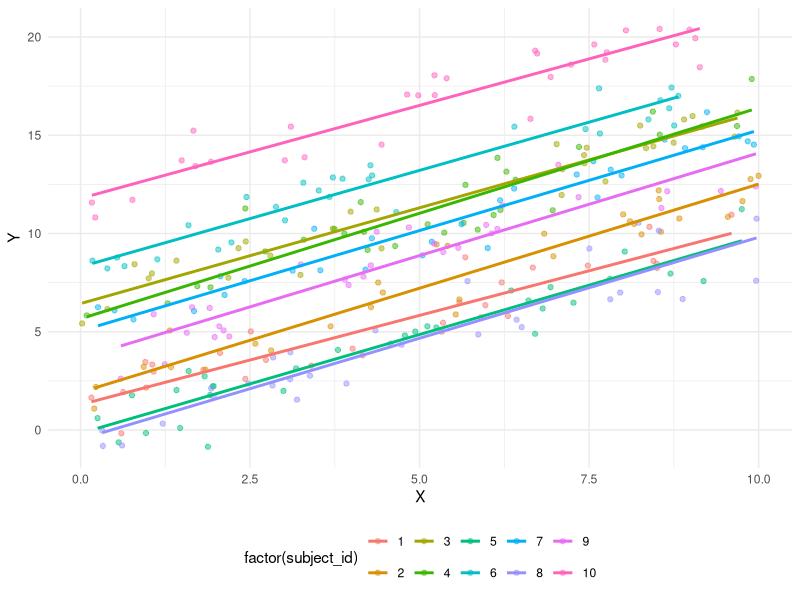
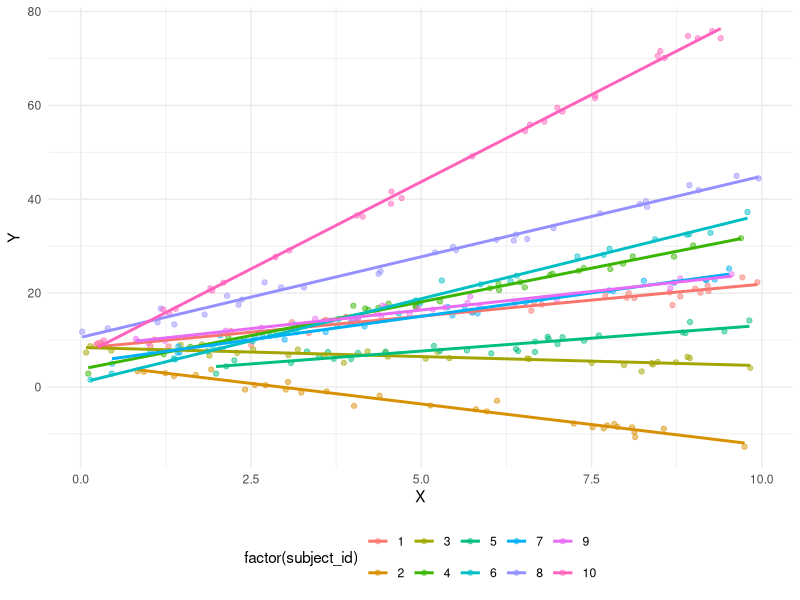

Recreate these plots in R, in order.
## ---- chunk 1
library(tidyverse)
library(MASS) # for multivariate normal
## ---- chunk 2
J = 10                # number of individuals
n_j = 30              # number of observations per individual 
sigma_b = 5           # variance of the random intercept
sigma_e = 1           # variance of the random noise
fixed_effect = 1      # population-level effect
fixed_intercept = 5   # population-level intercept

data = tibble(
  subject_id = 1:J,
  
  # Generate subject-specific intercept deviations
  b_i = rnorm(J, mean = 0, sd = sigma_b),
  
  # Generate uniform predictor (easier to visualize)
  X = map(subject_id, function(id) {
    runif(n_j, min = 0, max = 10)
  }), 
  
  # Generate outcome from predictor & subject-specific intercept
  Y = map2(b_i, X, function(bi0, x) {
    (fixed_intercept + bi0) + fixed_effect  * x + rnorm(n_j, mean = 0, sd = sigma_e)
  }) 
) |> 
  unnest(c(X, Y))

data |> 
  ggplot(aes(x = X, y = Y, group = subject_id, color = factor(subject_id))) + 
  geom_point(alpha = 0.5) +
  geom_smooth(method = lm, se = F) + 
  theme_minimal() + 
  theme(legend.position = "bottom")
## ---- chunk 3
J = 10                                  # number of individuals
n_j = 30                                # number of observations per individual 
G = matrix(c(10, 0, 
             0, 10), nrow = 2)          # covariance matrix of random-effects
fixed_effect = 1                        # population-level effect
fixed_intercept = 5                     # population-level intercept

# Generate random effects first from multivariate normal
random_effects = mvrnorm(J, mu = c(0, 0), Sigma = G) |> as_tibble()
names(random_effects) = c("b_i0", "b_i1")

data = random_effects |> 
  mutate(
    subject_id = 1:J,
    X = map(subject_id, function(id) {
      runif(n_j, min = 0, max = 10)
    }), 
    
    # Generate outcome from predictor & subject-specific intercept and slope
    Y = pmap(list(b_i0, b_i1, X), function(bi0, bi1, x) {
      (fixed_intercept + bi0) + 
        (fixed_effect + bi1)  * 
        x + rnorm(n_j, mean = 0, sd = sigma_e)
    }) 
  ) |> 
  unnest(c(X, Y))

data |> 
  ggplot(aes(x = X, y = Y, group = subject_id, color = factor(subject_id))) + 
  geom_point(alpha = 0.5) +
  geom_smooth(method = lm, se = F) + 
  theme_minimal() + 
  theme(legend.position = "bottom")
